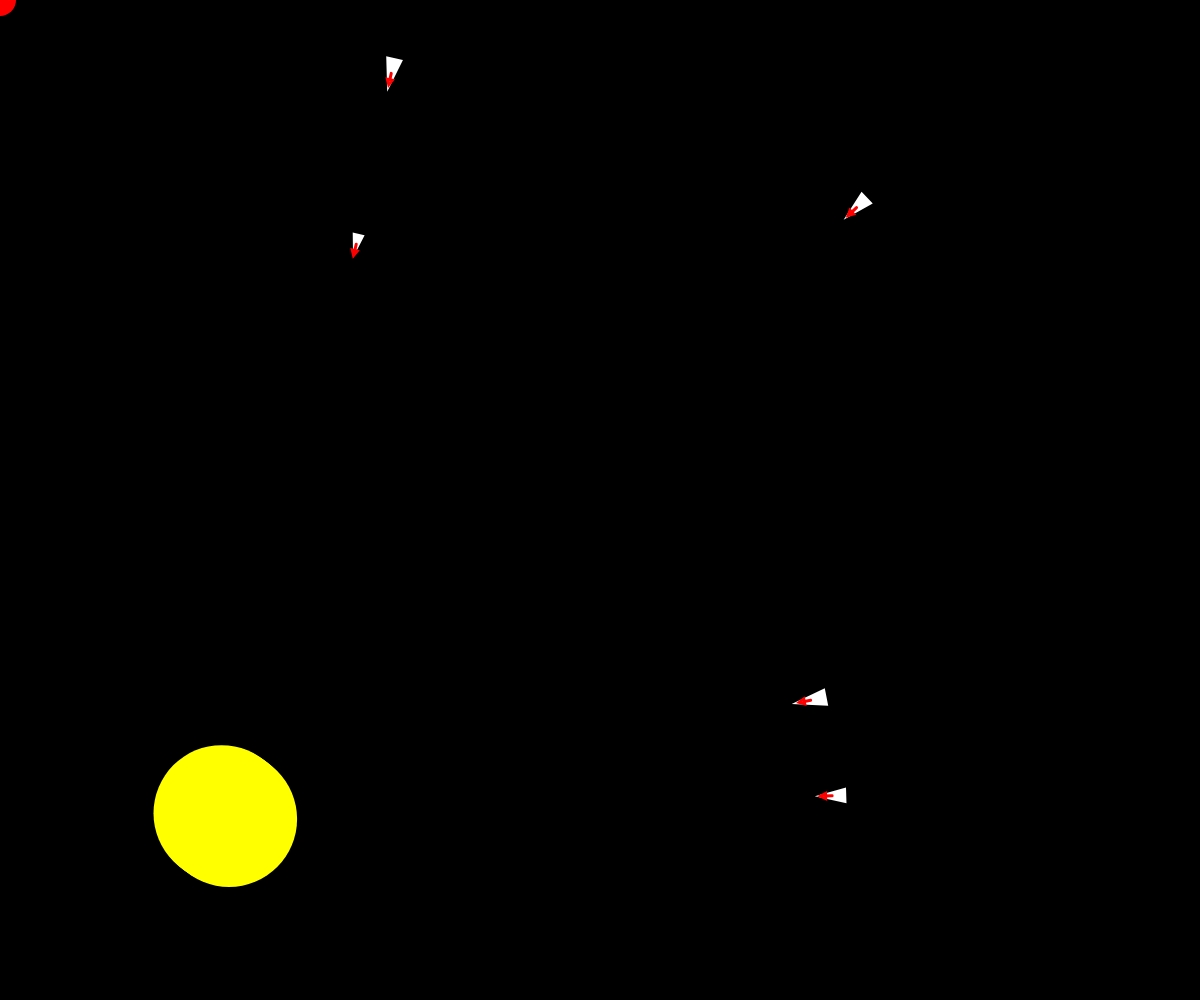
Frame 1 (no input)
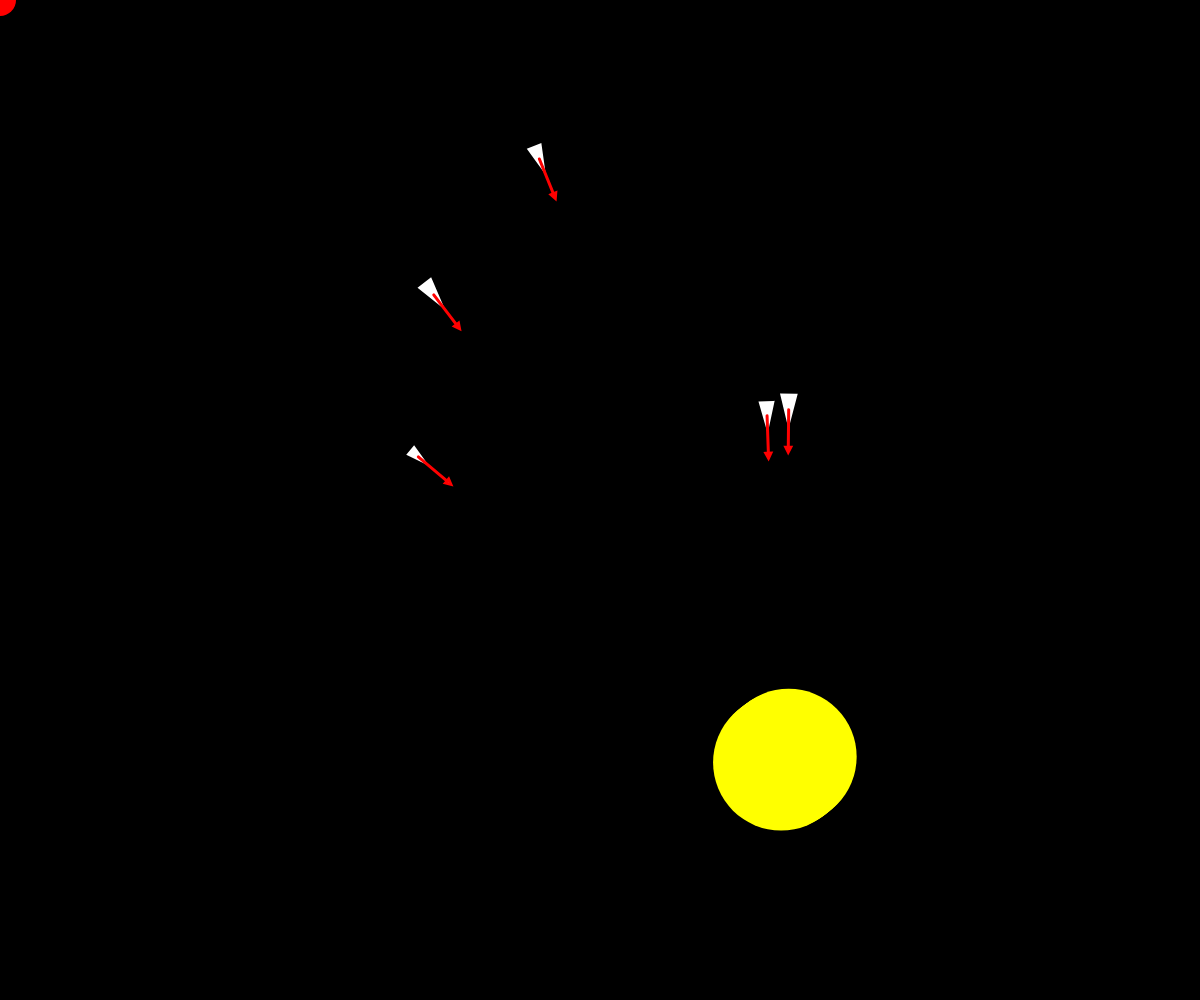
Frame 60 (no input)
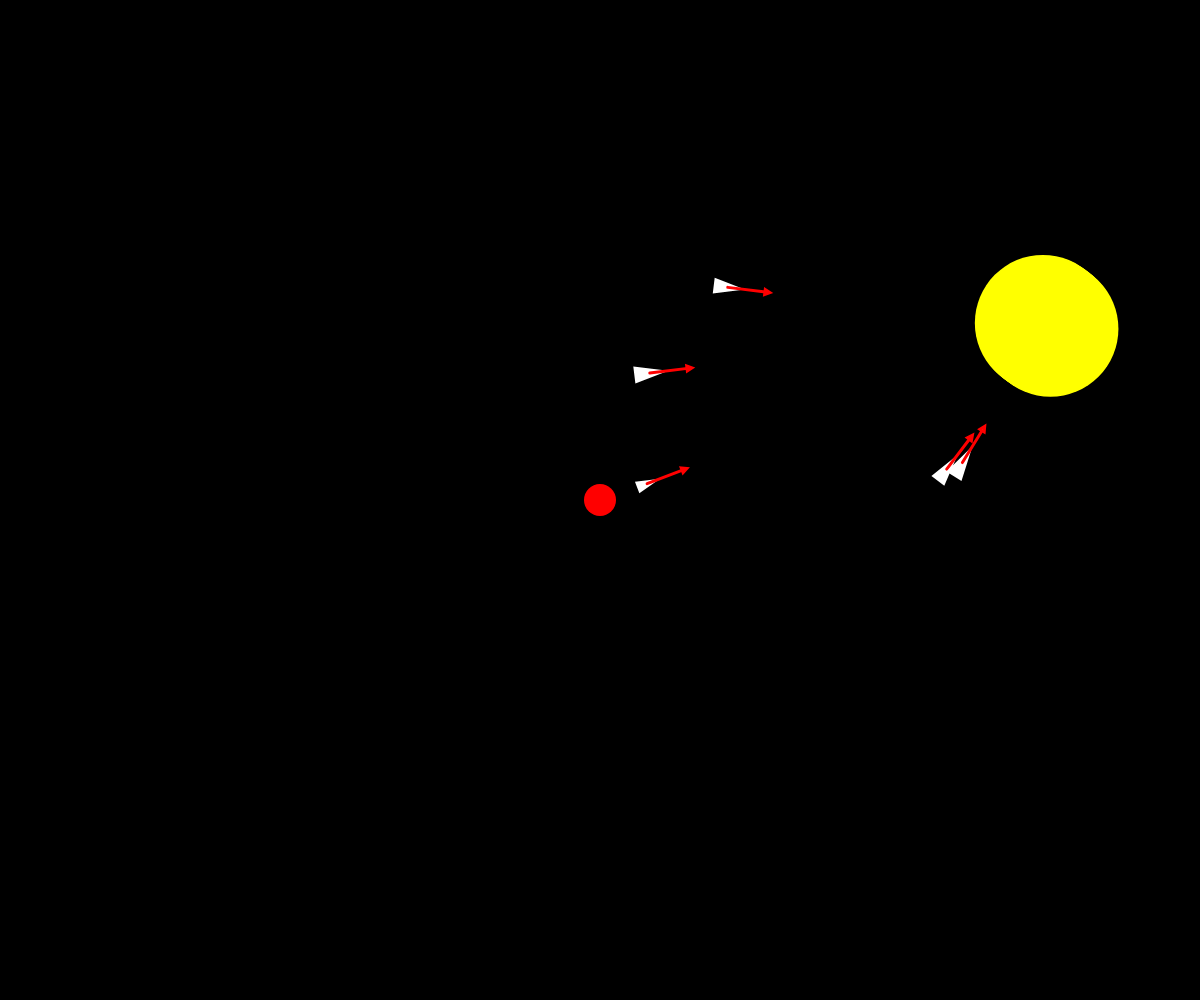
Frame 120 (the mouse pressed at the canvas centre since frame 60)

The p5.js sketch that drew these frames (run headless with seeded random() and noise() and a simulated clock; from frame 60 on, the mouse is pressed at the canvas centre):

// p5.js sketch
// ── sketch.js
let target, vehicle;
let vehicles = [];
let vehicule;
let sliderVitesse;
let sliderForce;

let targetVehicle;

// la fonction setup est appelée une fois au démarrage du programme par p5.js
function setup() {
  // on crée un canvas de 800px par 800px
  createCanvas(windowWidth, windowHeight);

  // On crée un slider pour régler la vitesse max des véhicules
  // paramètres : min, max, valeur par défaut, pas
  sliderVitesse = createSlider(1, 15, 4, 1);
  sliderForce = createSlider(0.05, 2, 0.9, 0.01);

  let nbVehicles = 5;
  for (let i = 0; i < nbVehicles; i++) {
    let vehicule = new Vehicle(random(width), random(height));
    // vitesse et max force aléatoires
    // taille aussi
    vehicule.maxSpeed = random(1, 10);
    vehicule.maxForce = random(0.05, 0.9);
    vehicule.r = random(4, 16);

    vehicles.push(vehicule);
  }

  // TODO: créer un tableau de véhicules en global
  // ajouter nb vehicules au tableau dans une boucle
  // avec une position random dans le canvas

  // La cible est un vecteur avec une position aléatoire dans le canvas
  target = createVector(random(width), random(height));

  // Je crée une autre cible qui est un véhicule (classe qui hérite de la classe Vehicle)
  targetVehicle = new Target(random(width), random(height));
}

// la fonction draw est appelée en boucle par p5.js, 60 fois par seconde par défaut
// Le canvas est effacé automatiquement avant chaque appel à draw
function draw() {
  // fond noir pour le canvas
  background(0);

  // A partir de maintenant toutes les formes pleines seront en rouge
  fill("red");
  // on veut un contours de 15 pixels, rose
  //strokeWeight(15);
  //stroke("pink");

  // on ne veut pas de contours
  noStroke();

  // mouseX et mouseY sont des variables globales de p5.js, elles correspondent à la position de la souris
  // on les stocke dans un vecteur pour pouvoir les utiliser avec la méthode seek (un peu plus loin)
  // du vehicule

  target.x = mouseX;
  target.y = mouseY;

  // Dessine un cercle de diamètre 32px à la position de la souris
  // la couleur de remplissage est rouge car on a appelé fill(255, 0, 0) plus haut
  // pas de contours car on a appelé noStroke() plus haut
  circle(target.x, target.y, 32);

  vehicles.forEach((vehicule) => {
    // on met la vitesse max en fonction de la valeur du slider
    vehicule.maxSpeed = sliderVitesse.value();
    // on met la force max en fonction de la valeur du slider
    vehicule.maxForce = sliderForce.value();

    // je déplace et dessine le véhicule
    // on applique les comportements
    vehicule.applyBehaviors(targetVehicle.pos);
    vehicule.update();

    // on regarde si on a atteint la cible, si c'est le cas, le vaisseau
    // ré-apparait à une position aléatoire
    let distance = p5.Vector.dist(vehicule.pos, targetVehicle.pos);

    if((distance-vehicule.r) < targetVehicle.r) {
      vehicule.pos.x = random(width);
      vehicule.pos.y = random(height);
    }
    
    // on veut que le véhicule réapparaisse de l'autre côté du canvas
    vehicule.edges();
    // on dessine le véhicuke
    vehicule.show();

    // on déplace et on dessine la cible vehicule
    targetVehicle.update();
    targetVehicle.edges();
    targetVehicle.show();
  });


  // TODO: boucle sur le tableau de véhicules
  // pour chaque véhicule : seek, update, show
}
/*
// fonction appelée quand on clique dans le canvas
function mousePressed() {
  console.log("click");
  // je créée 100 véhicules qui partent des bords de l'écran 
  // et qui vont vers la souris
  for (let i = 0; i < 100; i++) {
    // on ajoute un véhicule au tableau
    let vehicule = new Vehicle(random(width), random(height));
    // vitesse et max force aléatoires
    // taille aussi
    vehicule.maxSpeed = random(1, 10);
    vehicule.maxForce = random(0.05, 0.9);
    vehicule.r = random(4, 16);

    vehicles.push(vehicule);
  }
}
*/

// ── vehicle.js
class Vehicle {
  constructor(x, y) {
    // position du véhicule
    this.pos = createVector(x, y);
    // vitesse du véhicule
    this.vel = createVector(0, 0);
    // accélération du véhicule
    this.acc = createVector(0, 0);
    // vitesse maximale du véhicule
    this.maxSpeed = 10;
    // force maximale appliquée au véhicule
    this.maxForce = 0.9;
    // rayon du véhicule
    this.r = 16;
  }

  applyBehaviors(target) {
    let force = this.seek(target);
    this.applyForce(force);
  }
  // seek est une méthode qui permet de faire se rapprocher le véhicule de la cible passée en paramètre
  seek(target, flee=false) {
    // on calcule la direction vers la cible
    // C'est l'ETAPE 1 (action : se diriger vers une cible)
    let force = p5.Vector.sub(target, this.pos);

    // Dessous c'est l'ETAPE 2 : le pilotage (comment on se dirige vers la cible)
    // on limite ce vecteur à la longueur maxSpeed
    force.setMag(this.maxSpeed);

    // Si on s'arrête ici, force = desiredSpeed
    if(flee) {
      // Pour flee, il faut inverser cette vitesse !
      force.mult(-1);
    }


    // on calcule maintenant force = desiredSpeed - currentSpeed
    force.sub(this.vel);
    // et on limite cette force à la longueur maxForce
    force.limit(this.maxForce);
    return force;
  }

  // flee est une méthode qui permet de fuir la cible passée en paramètres
  flee(target) {
    // inverse de seek !
    let flee = true;
    return this.seek(target, flee);
  }

  // applyForce est une méthode qui permet d'appliquer une force au véhicule
  // en fait on additionne le vecteurr force au vecteur accélération
  applyForce(force) {
    this.acc.add(force);
  }

  update() {
    // on ajoute l'accélération à la vitesse. L'accélération est un incrément de vitesse
    // (accélératiion = dérivée de la vitesse)
    this.vel.add(this.acc);
    // on contraint la vitesse à la valeur maxSpeed
    this.vel.limit(this.maxSpeed);
    // on ajoute la vitesse à la position. La vitesse est un incrément de position, 
    // (la vitesse est la dérivée de la position)
    this.pos.add(this.vel);

    // on remet l'accélération à zéro
    this.acc.set(0, 0);
  }

  // On dessine le véhicule
  show() {
    // formes fil de fer en blanc
    stroke(255);
    // épaisseur du trait = 2
    strokeWeight(2);

    // formes pleines en blanc
    fill(255);

    // sauvegarde du contexte graphique (couleur pleine, fil de fer, épaisseur du trait, 
    // position et rotation du repère de référence)
    push();
    // on déplace le repère de référence.
    translate(this.pos.x, this.pos.y);
    // et on le tourne. heading() renvoie l'angle du vecteur vitesse (c'est l'angle du véhicule)
    rotate(this.vel.heading());

    // Dessin d'un véhicule sous la forme d'un triangle. 
    // Comme s'il était droit, avec le 0, 0 en haut à gauche
    triangle(-this.r, -this.r / 2, -this.r, this.r / 2, this.r, 0);
    // Que fait cette ligne ?
    //this.edges();

    // draw velocity vector
    pop();
    this.drawVelocityVector();
  }

  drawVelocityVector() {
    push();
    // Dessin du vecteur vitesse
    // Il part du centre du véhicule et va dans la direction du vecteur vitesse
    strokeWeight(3);
    stroke(255, 0, 0);
    line(this.pos.x, this.pos.y, this.pos.x + this.vel.x * 10, this.pos.y + this.vel.y * 10);
    // dessine une petite fleche au bout du vecteur vitesse
    let arrowSize = 5;
    translate(this.pos.x + this.vel.x * 10, this.pos.y + this.vel.y * 10);
    rotate(this.vel.heading());
    translate(-arrowSize / 2, 0);
    triangle(0, arrowSize / 2, 0, -arrowSize / 2, arrowSize, 0);
    pop();
  }
  
  // que fait cette méthode ?
  // elle permet de faire réapparaitre le véhicule de 
  // l'autre côté du canvas
  edges() {
    if (this.pos.x > width + this.r) {
      this.pos.x = -this.r;
    } else if (this.pos.x < -this.r) {
      this.pos.x = width + this.r;
    }
    if (this.pos.y > height + this.r) {
      this.pos.y = -this.r;
    } else if (this.pos.y < -this.r) {
      this.pos.y = height + this.r;
    }
  }
}

class Target extends Vehicle {
  constructor(x, y) {
    super(x, y);
    this.vel = createVector(random(1, 2), random(1, 2));
    this.vel.limit(this.maxSpeed);
  }

  show() {
    fill("yellow");
    noStroke();
    this.r = 68;
    circle(this.pos.x, this.pos.y, this.r*2);
  }

  update() {
    super.update();

    if(this.pos.y > height || this.pos.y < 0) {
      this.vel.y *= -1;
    }

    if(this.pos.x > width || this.pos.x < 0) {
      this.vel.x *= -1;
    }
  }

}
